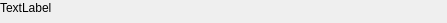
<?xml version="1.0" encoding="UTF-8"?>
<ui version="4.0">
 <class>log</class>
 <widget class="QWidget" name="log">
  <property name="geometry">
   <rect>
    <x>0</x>
    <y>0</y>
    <width>447</width>
    <height>23</height>
   </rect>
  </property>
  <property name="windowTitle">
   <string>Form</string>
  </property>
  <widget class="QLabel" name="label">
   <property name="geometry">
    <rect>
     <x>0</x>
     <y>0</y>
     <width>55</width>
     <height>16</height>
    </rect>
   </property>
   <property name="text">
    <string>TextLabel</string>
   </property>
  </widget>
 </widget>
 <resources/>
 <connections/>
</ui>
